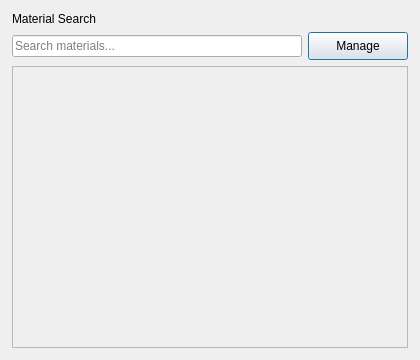
<?xml version="1.0" encoding="UTF-8"?>
<ui version="4.0">
 <class>MaterialPickerDialog</class>
 <widget class="QDialog" name="MaterialPickerDialog">
  <property name="geometry">
   <rect>
    <x>0</x>
    <y>0</y>
    <width>420</width>
    <height>360</height>
   </rect>
  </property>
  <property name="windowTitle">
   <string>Material Search</string>
  </property>
  <property name="modal">
   <bool>true</bool>
  </property>
  <layout class="QVBoxLayout" name="main_layout">
   <property name="leftMargin">
    <number>12</number>
   </property>
   <property name="topMargin">
    <number>12</number>
   </property>
   <property name="rightMargin">
    <number>12</number>
   </property>
   <property name="bottomMargin">
    <number>12</number>
   </property>
   <item>
    <widget class="QLabel" name="title">
     <property name="text">
      <string>Material Search</string>
     </property>
    </widget>
   </item>
   <item>
    <layout class="QHBoxLayout" name="search_row">
     <item>
      <widget class="QLineEdit" name="search">
       <property name="placeholderText">
        <string>Search materials...</string>
       </property>
       <property name="sizePolicy">
        <sizepolicy hsizetype="Expanding" vsizetype="Fixed">
         <horstretch>1</horstretch>
         <verstretch>0</verstretch>
        </sizepolicy>
       </property>
      </widget>
     </item>
     <item>
      <widget class="QPushButton" name="manage_btn">
       <property name="text">
        <string>Manage</string>
       </property>
       <property name="minimumSize">
        <size>
         <width>100</width>
         <height>28</height>
        </size>
       </property>
       <property name="maximumSize">
        <size>
         <width>100</width>
         <height>28</height>
        </size>
       </property>
      </widget>
     </item>
    </layout>
   </item>
   <item>
    <widget class="QScrollArea" name="scroll">
     <property name="widgetResizable">
      <bool>true</bool>
     </property>
     <property name="sizePolicy">
      <sizepolicy hsizetype="Expanding" vsizetype="Expanding">
       <horstretch>0</horstretch>
       <verstretch>1</verstretch>
      </sizepolicy>
     </property>
     <widget class="QWidget" name="list_widget">
      <property name="geometry">
       <rect>
        <x>0</x>
        <y>0</y>
        <width>394</width>
        <height>280</height>
       </rect>
      </property>
      <layout class="QVBoxLayout" name="list_layout">
       <property name="leftMargin">
        <number>4</number>
       </property>
       <property name="topMargin">
        <number>4</number>
       </property>
       <property name="rightMargin">
        <number>4</number>
       </property>
       <property name="bottomMargin">
        <number>4</number>
       </property>
       <property name="spacing">
        <number>2</number>
       </property>
      </layout>
     </widget>
    </widget>
   </item>
  </layout>
 </widget>
 <resources/>
 <connections/>
</ui>
